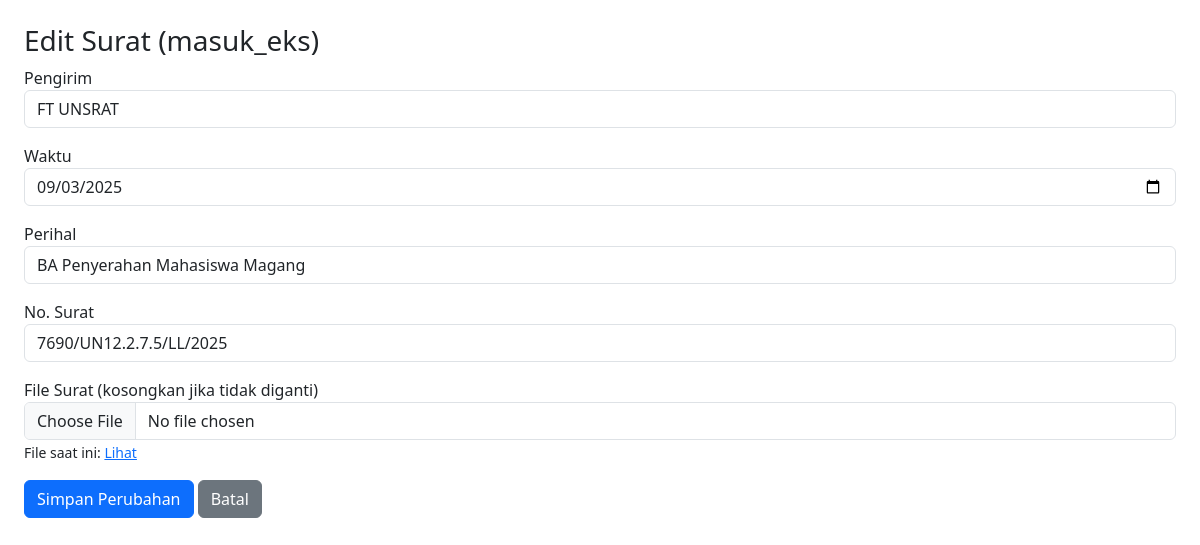
The page /proses_edit_surat.php?type=masuk_eks&id=2 (signed in) on the database its author committed.
### tables this page shows
CREATE TABLE `surat_masuk_eks` (
  `id` int(11) NOT NULL,
  `pengirim` varchar(100) NOT NULL,
  `perihal` varchar(200) NOT NULL,
  `no_surat` varchar(100) NOT NULL,
  `file_surat` varchar(255) DEFAULT NULL,
  `waktu` date NOT NULL,
  `diupload_oleh` int(11) NOT NULL
);

### proses_edit_surat.php (the view, shortened to what this page needs)
<?php
require 'config.php';
$type = $_GET['type'] ?? '';
$id   = $_GET['id'] ?? '';
$tables = [
    'masuk_in'  => 'surat_masuk_in',
    'masuk_eks' => 'surat_masuk_eks',
    'keluar_in' => 'surat_keluar_in',
    'keluar_eks'=> 'surat_keluar_eks'
];
$table = $tables[$type];
$stmt = $pdo->prepare("SELECT * FROM {$table} WHERE id=?");
$stmt->execute([$id]);
$surat = $stmt->fetch(PDO::FETCH_ASSOC);
if(in_array($type, ['masuk_in','masuk_eks'])){
    $labelUtama = "Pengirim";
    $kolomUtama = "pengirim";
} else {
    $labelUtama = "Penerima";
    $kolomUtama = "penerima";
}
?>
<!DOCTYPE html>
<html>
<head>
  <link rel="stylesheet" href="https://cdn.jsdelivr.net/npm/bootstrap@5.3.0/dist/css/bootstrap.min.css">
</head>
<body class="p-4">
  <h3>Edit Surat (<?= htmlspecialchars($type) ?>)</h3>
  <form action="proses_edit_surat.php?type=<?= $type ?>&id=<?= $id ?>" method="post" enctype="multipart/form-data">
    <div class="mb-3">
      <label><?= $labelUtama ?></label>
      <input type="text" name="<?= $kolomUtama ?>" class="form-control" value="<?= htmlspecialchars($surat[$kolomUtama] ?? '') ?>" required>
    </div>
    <div class="mb-3">
      <label>Waktu</label>
      <input type="date" name="waktu" class="form-control" value="<?= htmlspecialchars($surat['waktu'] ?? '') ?>" required>
    </div>
    <div class="mb-3">
      <label>Perihal</label>
      <input type="text" name="perihal" class="form-control" value="<?= htmlspecialchars($surat['perihal'] ?? '') ?>" required>
    </div>
    <div class="mb-3">
      <label>No. Surat</label>
      <input type="text" name="no_surat" class="form-control" value="<?= htmlspecialchars($surat['no_surat'] ?? '') ?>" required>
    </div>
    <div class="mb-3">
      <label>File Surat (kosongkan jika tidak diganti)</label>
      <input type="file" name="file_surat" class="form-control">
      <?php if(!empty($surat['file_surat'])): ?>
        <small>File saat ini: <a href="<?= $surat['file_surat'] ?>" target="_blank">Lihat</a></small>
      <?php endif; ?>
    </div>
    <button type="submit" class="btn btn-primary">Simpan Perubahan</button>
    <a href="surat_<?= $type ?>.php" class="btn btn-secondary">Batal</a>
  </form>
</body>
</html>

### rows shown on the page
surat_masuk_eks: pengirim "FT UNSRAT", waktu "09/03/2025", perihal "BA Penyerahan Mahasiswa Magang", no_surat "7690/UN12.2.7.5/LL/2025"

### other values the page prints
$type "masuk_eks"
$labelUtama "Pengirim"
